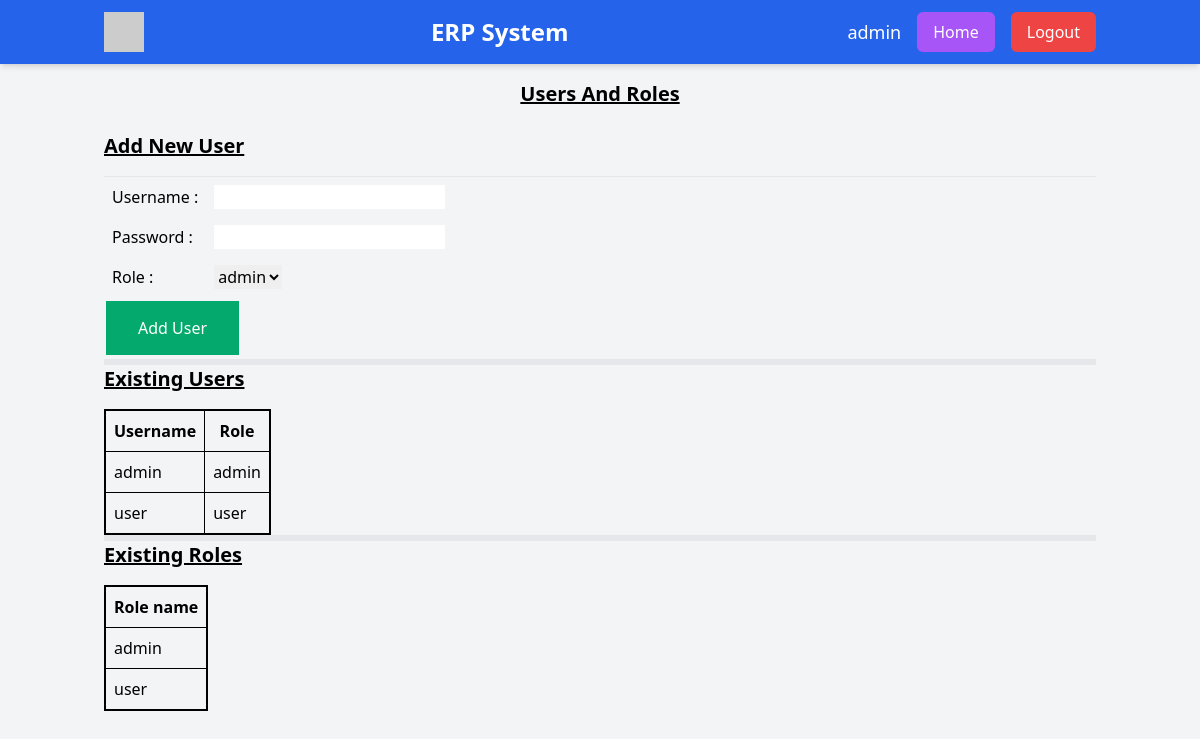
The page /users_and_roles (signed in) on the database its author committed.
### models.py (models this page shows, shortened)
class USER(UserMixin, DB.Model):
    id = DB.Column(DB.Integer, primary_key=True)
    username = DB.Column(DB.String(256), unique=True, nullable=False)
    password = DB.Column(DB.String(128), nullable=False)
    role_id = DB.Column(DB.Integer, DB.ForeignKey('role.id'), nullable=False)
    role = DB.relationship('ROLE', backref='users')
    deleted = DB.Column(DB.Boolean, nullable=False, default=False, index=True)

class ROLE(DB.Model):
    id = DB.Column(DB.Integer, primary_key=True)
    role_name = DB.Column(DB.String(256), unique=True, nullable=False)

### app.py (the view, shortened to what this page needs)
@app.route('/users_and_roles', methods = ['GET', 'POST'])
@login_required
def users():
    if current_user.role.role_name != 'admin':
        flash('Access denied','error')
        return render_template('index.html')
    roles_app_var = DB.session.execute(DB.select(ROLE)).scalars().all()
    users_app_var = DB.session.execute(
        DB.select(USER.username,ROLE.role_name)
        .join(ROLE, USER.role_id == ROLE.id)
        .where(USER.deleted == False)
    ).mappings().all()
    return render_template('users_and_roles.html', users_html_var = users_app_var, roles_html_var = roles_app_var)

### app.py (called while the page is built)
@login_manager.user_loader
def load_user(user_id):
    return USER.query.get(int(user_id))

### templates/users_and_roles.html (shortened to what this page needs)
{% extends "base.html" %}
{% block title %}<h1 class="text-xl font-bold mb-6" align ="center"><u><b>Users And Roles</b></u></h1>{% endblock %}
{% block content %}
    <h3 class="text-xl font-semibold mb-4"><u> Add New User</u></h3>
    <hr>
    <form method="POST">
        <table class="table_unbordered">
            <tr>
                <td><label>Username : </label></td>
                <td><input type="text" name = "username_user_ip" required></td>
            </tr>
            <tr>
                <td><label>Password : </label></td>
                <td><input type="password" name = "password_user_ip" required></td>
            </tr>
            <tr>
                    <td><label>Role : </label></td>
                    <td>
                        <select name="role_id_user_ip">
                            {% for role in roles_html_var %}
                                <option value="{{ role.id }}">
                                    {{ role.role_name }}
                                </option>
                            {% endfor %}
                        </select>
                    </td>
            </tr>
        </table>
        <button type="submit" class="button button_green">Add User</button>
    </form>
    <hr><hr><hr><hr><hr><hr>
    <h3 class="text-xl font-semibold mb-4"><u>Existing Users</u></h3>
    <table class="table_bordered">
        <tr>
            <th>Username</th>
            <th>Role</th>
        </tr>
        {% for user in users_html_var %}
            <tr>
                <td>{{ user.username }}</td>
                <td>{{ user.role_name }}</td>
            </tr>
        {% endfor %}
    </table>
    <hr><hr><hr><hr><hr><hr>
    <h3 class="text-xl font-semibold mb-4"><u> Existing Roles</u></h3>
    <table class="table_bordered">
        <tr>
            <th>Role name</th>
        </tr>
        {% for role in roles_html_var %}
            <tr>
                <td>{{ role.role_name }}</td>
            </tr>
        {% endfor %}
    </table>
{% endblock %}

### templates/base.html (shortened to what this page needs)
<!DOCTYPE html>
<html lang="en">
<head>
    <script src="https://cdn.tailwindcss.com"></script>
</head>
<body class="bg-gray-100 font-sans">
    <header class="fixed top-0 left-0 w-full bg-blue-600 text-white shadow-md z-10">
        <div class="container mx-auto flex items-center justify-between h-16 px-4">
            <div class="flex items-center">
                <img src="https://via.placeholder.com/40" alt="ERP Logo" class="h-10 w-10 mr-2">
            </div>
            <div class="flex-1 text-center">
                <h1 class="text-2xl font-bold">ERP System</h1>
            </div>
            <div id="userSection" class="flex items-center space-x-4">
                {% if current_user.is_authenticated %}
                <span id="username" class="text-lg">{{ current_user.username}}</span>
                    {% if request.path != url_for('home') %}
                        <a href="{{ url_for('home') }}"><button id="UsersButton" class="bg-purple-500 hover:bg-purple-600 text-white px-4 py-2 rounded-md">Home</button></a>
                    {% endif %}
                <a href="{{ url_for('logout') }}"><button id="logoutButton" class="bg-red-500 hover:bg-red-600 text-white px-4 py-2 rounded-md">Logout</button></a>
                {% endif %}
            </div>
        </div>
    </header>
    <main class="container mx-auto p-4">
        {% block title %}<h2 class="text-xl font-semibold mb-4" align="center"></h2>Welcome to ERP system</h2>{% endblock %}
        {% block content %}Default Text{% endblock %}
    </main>
</body>
</html>

### templates/base.html (style rules this page uses)
body { padding-top: 64px; }
.button { border: none; color: white; padding: 15px 32px; text-align: center; text-decoration: none; display: inline-block; font-size: 16px; margin: 4px 2px; cursor: pointer; }
.button_green { background-color: #04AA6D; }
.table_bordered { border: 2px solid; border-collapse: collapse; }
.table_bordered th, .table_bordered td { border: 1px solid black; padding: 8px; }
.table_unbordered { border: 0px; border-collapse: collapse; }
.table_unbordered th, .table_unbordered td { padding: 8px; }

### rows shown on the page
USER: username "admin", username "admin"
ROLE: role_name "admin", role_name "admin"
USER: username "user"
ROLE: role_name "user", role_name "user"

### other values the page prints
form field role_id_user_ip "admin"
